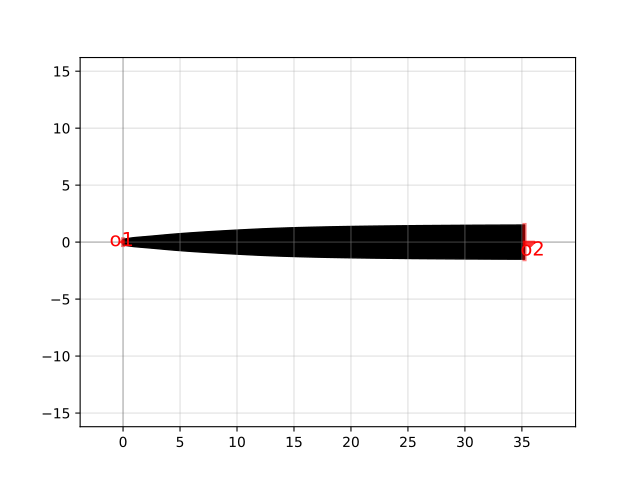

Source code (Python):
import gdsfactory as gf

c = gf.components.taper_from_csv(cross_section='strip')
c.plot()
